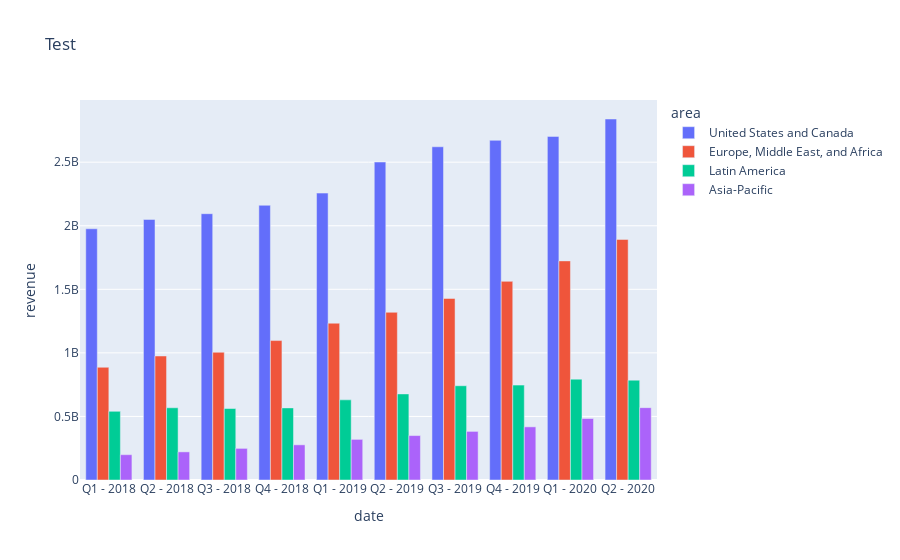

Notebook cell for this chart:
### Code cell
fig.show()

### Figure 1 — Plotly figure (JSON) as saved in the notebook; plotly's stock layout.template omitted (floating-point values rounded to 4 significant figures)
{"data": [{"alignmentgroup": "True", "hovertemplate": "area=United States and Canada<br>date=%{x}<br>revenue=%{y}<extra></extra>", "legendgroup": "United States and Canada", "marker": {"color": "#636efa"}, "name": "United States and Canada", "offsetgroup": "United States and Canada", "orientation": "v", "showlegend": true, "textposition": "auto", "type": "bar", "x": ["Q1 - 2018", "Q2 - 2018", "Q3 - 2018", "Q4 - 2018", "Q1 - 2019", "Q2 - 2019", "Q3 - 2019", "Q4 - 2019", "Q1 - 2020", "Q2 - 2020"], "xaxis": "x", "y": [" 1,976,157,000.00 ", " 2,049,546,000.00 ", " 2,094,850,000.00 ", " 2,160,979,000.00 ", " 2,256,851,000.00 ", " 2,501,199,000.00 ", " 2,621,250,000.00 ", " 2,671,908,000.00 ", " 2,702,776,000.00 ", " 2,839,670,000.00 "], "yaxis": "y"}, {"alignmentgroup": "True", "hovertemplate": "area=Europe, Middle East, and Africa<br>date=%{x}<br>revenue=%{y}<extra></extra>", "legendgroup": "Europe, Middle East, and Africa", "marker": {"color": "#EF553B"}, "name": "Europe, Middle East, and Africa", "offsetgroup": "Europe, Middle East, and Africa", "orientation": "v", "showlegend": true, "textposition": "auto", "type": "bar", "x": ["Q1 - 2018", "Q2 - 2018", "Q3 - 2018", "Q4 - 2018", "Q1 - 2019", "Q2 - 2019", "Q3 - 2019", "Q4 - 2019", "Q1 - 2020", "Q2 - 2020"], "xaxis": "x", "y": [" 886,649,000.00 ", " 975,497,000.00 ", " 1,004,749,000.00 ", " 1,096,812,000.00 ", " 1,233,379,000.00 ", " 1,319,087,000.00 ", " 1,428,040,000.00 ", " 1,562,561,000.00 ", " 1,723,474,000.00 ", " 1,892,537,000.00 "], "yaxis": "y"}, {"alignmentgroup": "True", "hovertemplate": "area=Latin America<br>date=%{x}<br>revenue=%{y}<extra></extra>", "legendgroup": "Latin America", "marker": {"color": "#00cc96"}, "name": "Latin America", "offsetgroup": "Latin America", "orientation": "v", "showlegend": true, "textposition": "auto", "type": "bar", "x": ["Q1 - 2018", "Q2 - 2018", "Q3 - 2018", "Q4 - 2018", "Q1 - 2019", "Q2 - 2019", "Q3 - 2019", "Q4 - 2019", "Q1 - 2020", "Q2 - 2020"], "xaxis": "x", "y": [" 540,182,000.00 ", " 568,071,000.00 ", " 562,307,000.00 ", " 567,137,000.00 ", " 630,472,000.00 ", " 677,136,000.00 ", " 741,434,000.00 ", " 746,392,000.00 ", " 793,453,000.00 ", " 785,368,000.00 "], "yaxis": "y"}, {"alignmentgroup": "True", "hovertemplate": "area=Asia-Pacific<br>date=%{x}<br>revenue=%{y}<extra></extra>", "legendgroup": "Asia-Pacific", "marker": {"color": "#ab63fa"}, "name": "Asia-Pacific", "offsetgroup": "Asia-Pacific", "orientation": "v", "showlegend": true, "textposition": "auto", "type": "bar", "x": ["Q1 - 2018", "Q2 - 2018", "Q3 - 2018", "Q4 - 2018", "Q1 - 2019", "Q2 - 2019", "Q3 - 2019", "Q4 - 2019", "Q1 - 2020", "Q2 - 2020"], "xaxis": "x", "y": [" 199,117,000.00 ", " 221,252,000.00 ", " 248,691,000.00 ", " 276,756,000.00 ", " 319,602,000.00 ", " 349,494,000.00 ", " 382,304,000.00 ", " 418,121,000.00 ", " 483,660,000.00 ", " 569,140,000.00 "], "yaxis": "y"}], "layout": {"autosize": true, "barmode": "group", "legend": {"title": {"text": "area"}, "tracegroupgap": 0}, "title": {"text": "Test"}, "xaxis": {"anchor": "y", "autorange": true, "domain": [0, 1], "range": [-0.5, 9.5], "title": {"text": "date"}, "type": "category"}, "yaxis": {"anchor": "x", "autorange": true, "domain": [0, 1], "range": [0, 2989000000.0], "title": {"text": "revenue"}}}}
